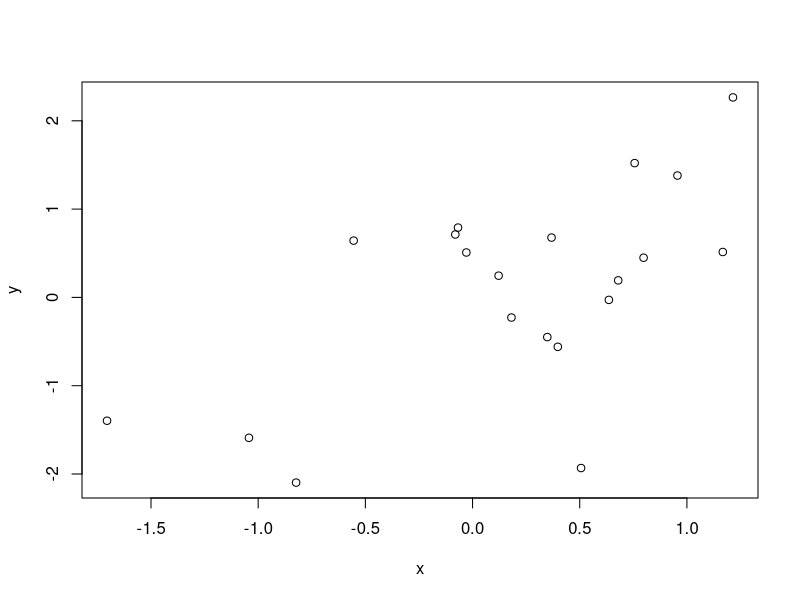

The R script that drew this image:
## ---- chunk 1
knitr::opts_chunk$set(echo = TRUE, eval = TRUE, collapse = TRUE, comment = ">")
options(htmltools.dir.version = FALSE)
htmltools::tagList(rmarkdown::html_dependency_font_awesome())
head <- function(x, n = 6) {
  x <- utils::head(x, n)
  knitr::kable(x, format = "html")
}
## ---- chunk 2
## load the tidyverse
library(tidyverse)
## ---- chunk 3
## 20 observations from random normal distribution
x <- rnorm(20)
## x + 20 observations from random normal distribution
y <- rnorm(20) + x
## scatter plot
plot(x, y)
## ---- chunk 4
## 20 observations from random normal distribution
x <- rnorm(20)
## x + 20 observations from random normal distribution
y <- rnorm(20) + x
## create data frame
df <- data.frame(x, y)

## print
head(df)
## ---- chunk 5
## sample twenty values from numbers 1,2,3,4,5,6
x <- sample(c(1, 2, 3, 4, 5, 6), 20, replace = TRUE)
## sample twenty more, add them with x, and then divide by 2
y <- round((x + sample(c(1, 2, 3, 4, 5, 6), 20, replace = TRUE)) / 2, 0)
## create data frame
df_ordered <- data.frame(x, y)

## print
head(df_ordered)
## ---- chunk 6
## using cor defaults
cor(df$x, df$y)
## ---- chunk 7
## pearson product-moment correlation
cor(df$x, df$y, method = "pearson", use = "complete.obs")
## ---- chunk 8
## pearson product-moment correlation
cor(df_ordered$x, df$y, method = "pearson", use = "complete.obs")

## spearman rho correlation
cor(df_ordered$x, df$y, method = "spearman", use = "complete.obs")
